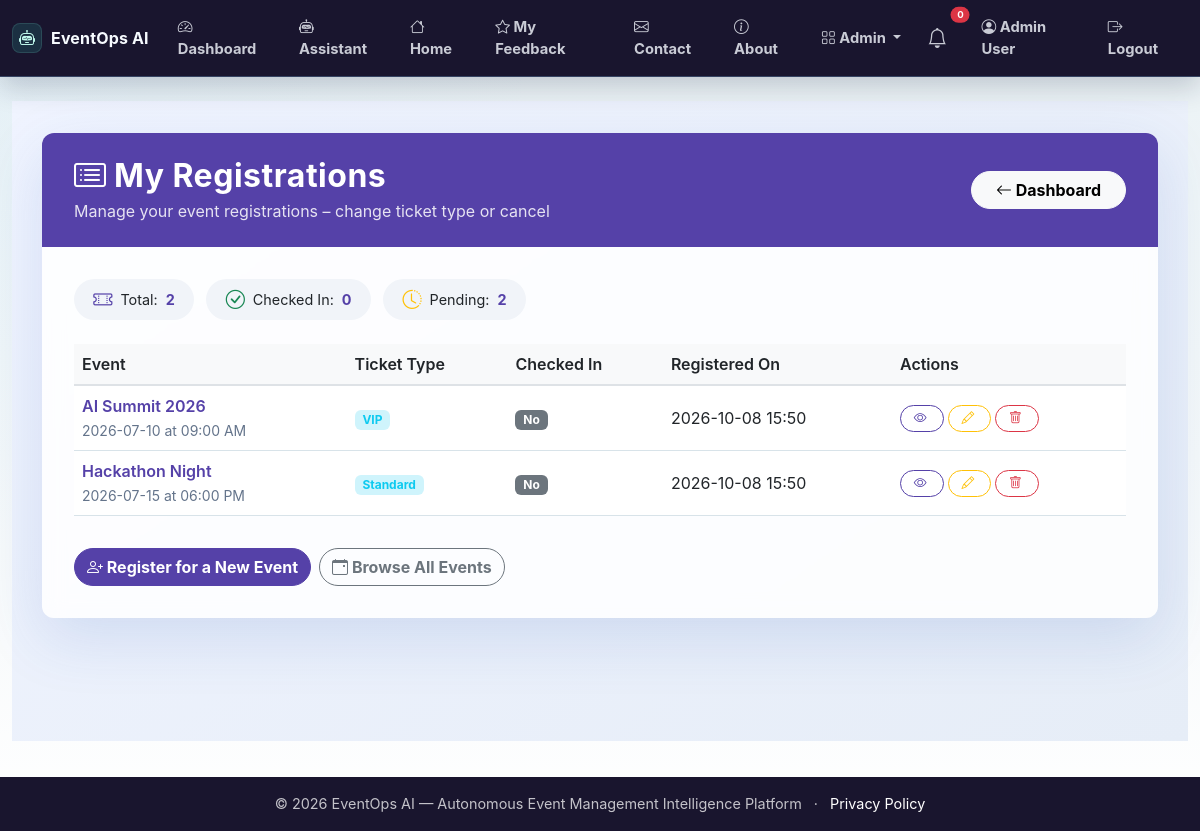
The page /user/registrations (signed in) on the database as committed earlier.
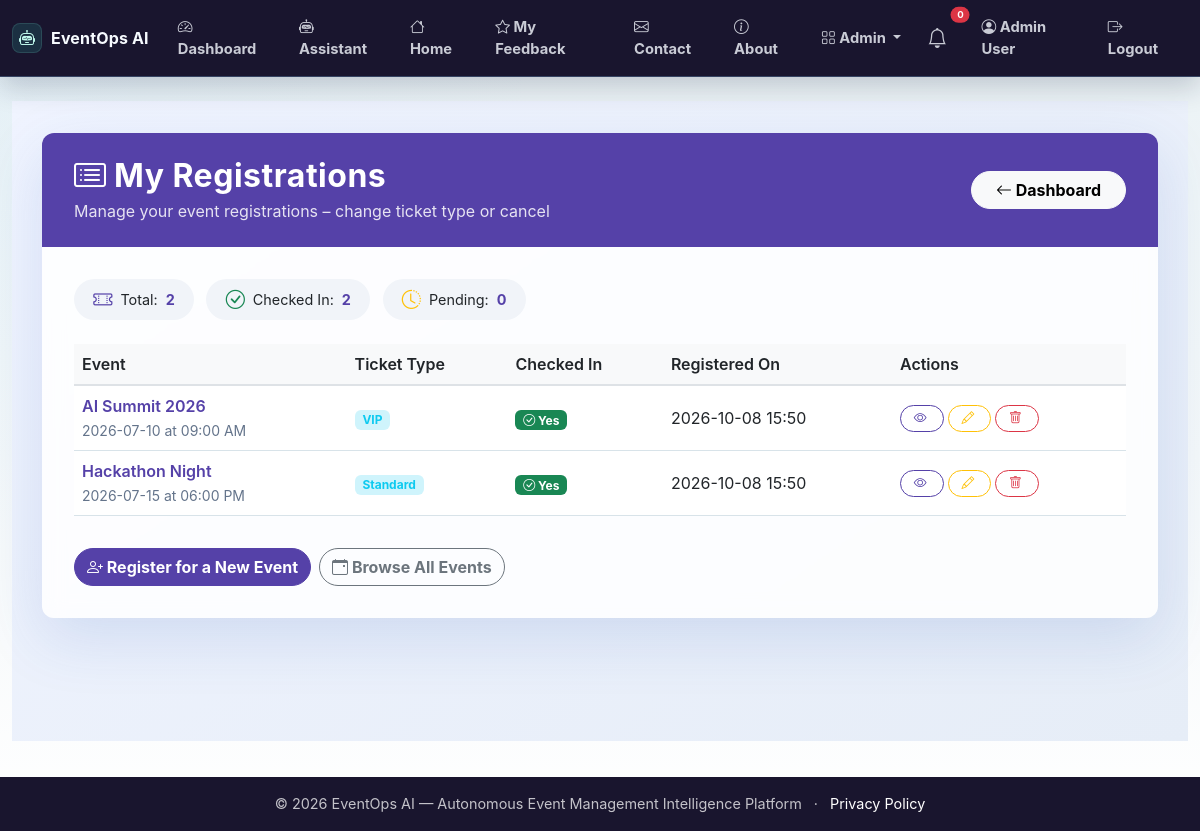
The same page on the database as committed later.
### app.py (models this page shows)
class Registration(db.Model):
    id = db.Column(db.Integer, primary_key=True)
    user_id = db.Column(db.Integer, db.ForeignKey('user.id'))
    event_id = db.Column(db.Integer, db.ForeignKey('event.id'))
    ticket_type = db.Column(db.String(50))
    status = db.Column(db.String(20), default='registered')
    checked_in = db.Column(db.Boolean, default=False)
    registered_at = db.Column(db.DateTime, default=lambda: datetime.now(timezone.utc))
    user = db.relationship('User', backref='registrations')
    event = db.relationship('Event', backref='registrations')

class Event(db.Model):
    id = db.Column(db.Integer, primary_key=True)
    title = db.Column(db.String(200), nullable=False)
    description = db.Column(db.Text)
    date = db.Column(db.String(50))
    time = db.Column(db.String(50))
    location = db.Column(db.String(200))
    capacity = db.Column(db.Integer)
    status = db.Column(db.String(20), default='upcoming')
    created_at = db.Column(db.DateTime, default=lambda: datetime.now(timezone.utc))

### app.py (the view)
@app.route('/user/registrations')
@login_required
def user_my_registrations():
    registrations = Registration.query.filter_by(user_id=current_user.id).all()
    return render_template('user_registrations.html', registrations=registrations)

### app.py (called while the page is built)
@login_manager.user_loader
def load_user(user_id):
    return User.query.get(int(user_id))

### templates/user_registrations.html (shortened to what the changed rows need)
{% extends "base.html" %}
{% block content %}
<div class="registrations-wrapper">
    <div class="container">
        <div class="card registrations-card">
            <div class="card-header d-flex justify-content-between align-items-center flex-wrap">
                <div>
                    <h2><i class="bi bi-card-list me-2"></i>My Registrations</h2>
                </div>
            </div>
            <div class="card-body">
                <div class="mb-3">
                    <span class="stats-badge"><i class="bi bi-check-circle text-success"></i> Checked In: <span class="stat-number">{{ registrations|selectattr('checked_in', 'equalto', True)|list|length }}</span></span>
                    <span class="stats-badge"><i class="bi bi-clock-history text-warning"></i> Pending: <span class="stat-number">{{ registrations|selectattr('checked_in', 'equalto', False)|list|length }}</span></span>
                </div>
                <div class="table-responsive">
                    <table class="table table-hover align-middle">
                        <thead>
                            <tr>
                                <th>Event</th>
                                <th>Ticket Type</th>
                                <th>Checked In</th>
                                <th>Registered On</th>
                                <th>Actions</th>
                            </tr>
                        </thead>
                        <tbody>
                            {% for reg in registrations %}
                            <tr>
                                <td>
                                    {% if reg.event %}
                                        <span class="event-title">{{ reg.event.title }}</span>
                                        <br><small class="text-muted">{{ reg.event.date }} at {{ reg.event.time }}</small>
                                    {% else %}
                                        <span class="text-muted">Event has been removed</span>
                                    {% endif %}
                                </td>
                                <td>
                                    <span class="badge bg-info-subtle text-info">{{ reg.ticket_type }}</span>
                                </td>
                                <td>
                                    <span class="badge bg-{{ 'success' if reg.checked_in else 'secondary' }}">
                                        {% if reg.checked_in %}<i class="bi bi-check-circle"></i> Yes{% else %}No{% endif %}
                                    </span>
                                </td>
                                <td>{{ reg.registered_at.strftime('%Y-%m-%d %H:%M') }}</td>
                                <td>
                                    <div class="d-flex flex-wrap gap-1">
                                        {% if reg.event %}
                                        <a href="{{ url_for('event_detail', event_id=reg.event.id) }}" class="btn btn-outline-primary btn-sm btn-action">
                                            <i class="bi bi-eye"></i>
                                        </a>
                                        {% else %}
                                        <span class="text-muted-small">Unavailable</span>
                                        {% endif %}
                                        {% if reg.event %}
                                        <button class="btn btn-outline-warning btn-sm btn-action" data-bs-toggle="modal" data-bs-target="#editModal{{ reg.id }}">
                                            <i class="bi bi-pencil"></i>
                                        </button>
                                        {% else %}
                                        <span class="text-muted-small">Cannot edit</span>
                                        {% endif %}
                                        <form method="POST" action="{{ url_for('cancel_registration', reg_id=reg.id) }}" style="display:inline;"
                                              onsubmit="return confirm('Cancel your registration for \'{{ reg.event.title if reg.event else 'this event' }}\'? This cannot be undone.');">
                                            <button type="submit" class="btn btn-outline-danger btn-sm btn-action">
                                                <i class="bi bi-trash"></i>
                                            </button>
                                        </form>
                                    </div>
                                </td>
                            </tr>
                            {% endfor %}
                        </tbody>
                    </table>
                </div>
            </div>
        </div>
    </div>
</div>
{% endblock %}

Rows that differ between the two databases and show on the page:
changed Registration "VIP": checked_in "No" → "Yes"
changed Registration "Standard": checked_in "No" → "Yes"
Other text that changed with them:
{{ registrations|selectattr('checked_in', 'equalto', True)|list|length }}: "0" → "2"
{{ registrations|selectattr('checked_in', 'equalto', False)|list|length }}: "2" → "0"
